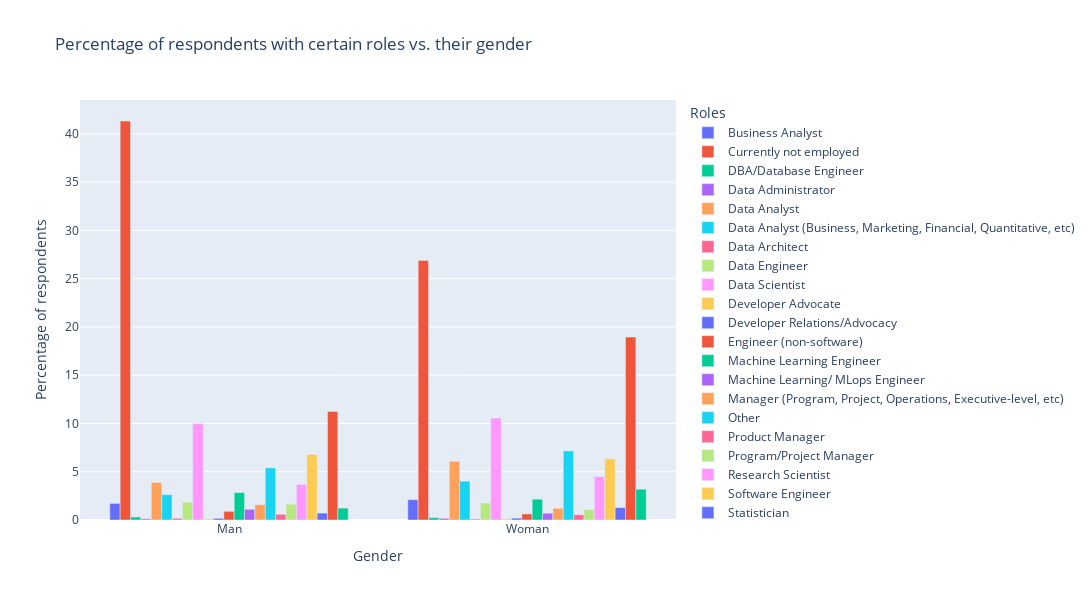

The code cell stored with this chart in its notebook:
### Markdown cell above
There are a fair few interesting take aways from this visual:

1. The men surveyed have a much higher rate of unemployment.
2. Non-binary folks have the lowest rate of unemployment.
3. The percentage of data scientists is very similar amongst each gender.
4. There are larger percentages of students amongst non-binary people and women. 
5. Non-binary folks have the greatest percentage of research scientists.
6. Women have the largest percentage of teachers.
7. Women have the lowest percentage of machine learning engineers.

There are so many more interesting takeaways from this visual that we could find. I think the most telling conclusions that we can make are as follows:

* Data scientists make up an equal percentage of each gender. This means that for the amount of people interviewed, they are each equally likely to be data scientists.
* Men have a much larger percentage of unemployment and could therefore be more likely to be unemployed. We do need to consider that the majority of respondents are men so our pool of responses is likely to be more representative than women and non-binary folks. 
* Women have the largest percentage of teachers. This is a common trend globally as teaching is a profession that is assumed by women stereotypically.
* Women have the lowest percentage of machine learning engineers. This is also a common trend as women make up less of the engineering space. Hopefully with time we will see more women in ML engineering.

I'm going to display another visual of men and women side-by-side so we can have a closer look at how these two genders compare.

### Code cell
jobs_m_f_df = categorical_to_numeric("Gender", "Role")
jobs_m_f_df = jobs_m_f_df.drop(["Prefer not to say", "Prefer to self-describe", "Nonbinary"], axis=1)

jobs_m_f_df['Man'] = jobs_m_f_df['Man'].apply(lambda x: (x / jobs_m_f_df["Man"].sum())*100)
jobs_m_f_df['Woman'] = jobs_m_f_df['Woman'].apply(lambda x: (x / jobs_m_f_df["Woman"].sum())*100)


jobs_m_f_df = jobs_m_f_df.transpose()

fig = px.bar(jobs_m_f_df, x=jobs_m_f_df.index, y=jobs_m_f_df.columns, barmode='group', 
             width=1100, height=600, labels={
                     "Gender": "Gender",
                     "value": "Percentage of respondents",
                     "Role": "Roles"
                 },
                title="Percentage of respondents with certain roles vs. their gender")
fig.show()

### Figure 1 — Plotly figure (JSON) as saved in the notebook; plotly's stock layout.template omitted (floating-point values rounded to 4 significant figures)
{"data": [{"alignmentgroup": "True", "hovertemplate": "Roles=Business Analyst<br>Gender=%{x}<br>Percentage of respondents=%{y}<extra></extra>", "legendgroup": "Business Analyst", "marker": {"color": "#636efa", "pattern": {"shape": ""}}, "name": "Business Analyst", "offsetgroup": "Business Analyst", "orientation": "v", "showlegend": true, "textposition": "auto", "type": "bar", "x": ["Man", "Woman"], "xaxis": "x", "y": [1.72, 2.108], "yaxis": "y"}, {"alignmentgroup": "True", "hovertemplate": "Roles=Currently not employed<br>Gender=%{x}<br>Percentage of respondents=%{y}<extra></extra>", "legendgroup": "Currently not employed", "marker": {"color": "#EF553B", "pattern": {"shape": ""}}, "name": "Currently not employed", "offsetgroup": "Currently not employed", "orientation": "v", "showlegend": true, "textposition": "auto", "type": "bar", "x": ["Man", "Woman"], "xaxis": "x", "y": [41.33, 26.89], "yaxis": "y"}, {"alignmentgroup": "True", "hovertemplate": "Roles=DBA/Database Engineer<br>Gender=%{x}<br>Percentage of respondents=%{y}<extra></extra>", "legendgroup": "DBA/Database Engineer", "marker": {"color": "#00cc96", "pattern": {"shape": ""}}, "name": "DBA/Database Engineer", "offsetgroup": "DBA/Database Engineer", "orientation": "v", "showlegend": true, "textposition": "auto", "type": "bar", "x": ["Man", "Woman"], "xaxis": "x", "y": [0.3114, 0.241], "yaxis": "y"}, {"alignmentgroup": "True", "hovertemplate": "Roles=Data Administrator<br>Gender=%{x}<br>Percentage of respondents=%{y}<extra></extra>", "legendgroup": "Data Administrator", "marker": {"color": "#ab63fa", "pattern": {"shape": ""}}, "name": "Data Administrator", "offsetgroup": "Data Administrator", "orientation": "v", "showlegend": true, "textposition": "auto", "type": "bar", "x": ["Man", "Woman"], "xaxis": "x", "y": [0.1237, 0.1687], "yaxis": "y"}, {"alignmentgroup": "True", "hovertemplate": "Roles=Data Analyst<br>Gender=%{x}<br>Percentage of respondents=%{y}<extra></extra>", "legendgroup": "Data Analyst", "marker": {"color": "#FFA15A", "pattern": {"shape": ""}}, "name": "Data Analyst", "offsetgroup": "Data Analyst", "orientation": "v", "showlegend": true, "textposition": "auto", "type": "bar", "x": ["Man", "Woman"], "xaxis": "x", "y": [3.885, 6.084], "yaxis": "y"}, {"alignmentgroup": "True", "hovertemplate": "Roles=Data Analyst (Business, Marketing, Financial, Quantitative, etc)<br>Gender=%{x}<br>Percentage of respondents=%{y}<extra></extra>", "legendgroup": "Data Analyst (Business, Marketing, Financial, Quantitative, etc)", "marker": {"color": "#19d3f3", "pattern": {"shape": ""}}, "name": "Data Analyst (Business, Marketing, Financial, Quantitative, etc)", "offsetgroup": "Data Analyst (Business, Marketing, Financial, Quantitative, etc)", "orientation": "v", "showlegend": true, "textposition": "auto", "type": "bar", "x": ["Man", "Woman"], "xaxis": "x", "y": [2.624, 4.024], "yaxis": "y"}, {"alignmentgroup": "True", "hovertemplate": "Roles=Data Architect<br>Gender=%{x}<br>Percentage of respondents=%{y}<extra></extra>", "legendgroup": "Data Architect", "marker": {"color": "#FF6692", "pattern": {"shape": ""}}, "name": "Data Architect", "offsetgroup": "Data Architect", "orientation": "v", "showlegend": true, "textposition": "auto", "type": "bar", "x": ["Man", "Woman"], "xaxis": "x", "y": [0.1811, 0.09639], "yaxis": "y"}, {"alignmentgroup": "True", "hovertemplate": "Roles=Data Engineer<br>Gender=%{x}<br>Percentage of respondents=%{y}<extra></extra>", "legendgroup": "Data Engineer", "marker": {"color": "#B6E880", "pattern": {"shape": ""}}, "name": "Data Engineer", "offsetgroup": "Data Engineer", "orientation": "v", "showlegend": true, "textposition": "auto", "type": "bar", "x": ["Man", "Woman"], "xaxis": "x", "y": [1.855, 1.759], "yaxis": "y"}, {"alignmentgroup": "True", "hovertemplate": "Roles=Data Scientist<br>Gender=%{x}<br>Percentage of respondents=%{y}<extra></extra>", "legendgroup": "Data Scientist", "marker": {"color": "#FF97FF", "pattern": {"shape": ""}}, "name": "Data Scientist", "offsetgroup": "Data Scientist", "orientation": "v", "showlegend": true, "textposition": "auto", "type": "bar", "x": ["Man", "Woman"], "xaxis": "x", "y": [9.966, 10.55], "yaxis": "y"}, {"alignmentgroup": "True", "hovertemplate": "Roles=Developer Advocate<br>Gender=%{x}<br>Percentage of respondents=%{y}<extra></extra>", "legendgroup": "Developer Advocate", "marker": {"color": "#FECB52", "pattern": {"shape": ""}}, "name": "Developer Advocate", "offsetgroup": "Developer Advocate", "orientation": "v", "showlegend": true, "textposition": "auto", "type": "bar", "x": ["Man", "Woman"], "xaxis": "x", "y": [0.1104, 0.1084], "yaxis": "y"}, {"alignmentgroup": "True", "hovertemplate": "Roles=Developer Relations/Advocacy<br>Gender=%{x}<br>Percentage of respondents=%{y}<extra></extra>", "legendgroup": "Developer Relations/Advocacy", "marker": {"color": "#636efa", "pattern": {"shape": ""}}, "name": "Developer Relations/Advocacy", "offsetgroup": "Developer Relations/Advocacy", "orientation": "v", "showlegend": true, "textposition": "auto", "type": "bar", "x": ["Man", "Woman"], "xaxis": "x", "y": [0.1745, 0.1928], "yaxis": "y"}, {"alignmentgroup": "True", "hovertemplate": "Roles=Engineer (non-software)<br>Gender=%{x}<br>Percentage of respondents=%{y}<extra></extra>", "legendgroup": "Engineer (non-software)", "marker": {"color": "#EF553B", "pattern": {"shape": ""}}, "name": "Engineer (non-software)", "offsetgroup": "Engineer (non-software)", "orientation": "v", "showlegend": true, "textposition": "auto", "type": "bar", "x": ["Man", "Woman"], "xaxis": "x", "y": [0.901, 0.6265], "yaxis": "y"}, {"alignmentgroup": "True", "hovertemplate": "Roles=Machine Learning Engineer<br>Gender=%{x}<br>Percentage of respondents=%{y}<extra></extra>", "legendgroup": "Machine Learning Engineer", "marker": {"color": "#00cc96", "pattern": {"shape": ""}}, "name": "Machine Learning Engineer", "offsetgroup": "Machine Learning Engineer", "orientation": "v", "showlegend": true, "textposition": "auto", "type": "bar", "x": ["Man", "Woman"], "xaxis": "x", "y": [2.838, 2.157], "yaxis": "y"}, {"alignmentgroup": "True", "hovertemplate": "Roles=Machine Learning/ MLops Engineer<br>Gender=%{x}<br>Percentage of respondents=%{y}<extra></extra>", "legendgroup": "Machine Learning/ MLops Engineer", "marker": {"color": "#ab63fa", "pattern": {"shape": ""}}, "name": "Machine Learning/ MLops Engineer", "offsetgroup": "Machine Learning/ MLops Engineer", "orientation": "v", "showlegend": true, "textposition": "auto", "type": "bar", "x": ["Man", "Woman"], "xaxis": "x", "y": [1.104, 0.6988], "yaxis": "y"}, {"alignmentgroup": "True", "hovertemplate": "Roles=Manager (Program, Project, Operations, Executive-level, etc)<br>Gender=%{x}<br>Percentage of respondents=%{y}<extra></extra>", "legendgroup": "Manager (Program, Project, Operations, Executive-level, etc)", "marker": {"color": "#FFA15A", "pattern": {"shape": ""}}, "name": "Manager (Program, Project, Operations, Executive-level, etc)", "offsetgroup": "Manager (Program, Project, Operations, Executive-level, etc)", "orientation": "v", "showlegend": true, "textposition": "auto", "type": "bar", "x": ["Man", "Woman"], "xaxis": "x", "y": [1.579, 1.217], "yaxis": "y"}, {"alignmentgroup": "True", "hovertemplate": "Roles=Other<br>Gender=%{x}<br>Percentage of respondents=%{y}<extra></extra>", "legendgroup": "Other", "marker": {"color": "#19d3f3", "pattern": {"shape": ""}}, "name": "Other", "offsetgroup": "Other", "orientation": "v", "showlegend": true, "textposition": "auto", "type": "bar", "x": ["Man", "Woman"], "xaxis": "x", "y": [5.397, 7.157], "yaxis": "y"}, {"alignmentgroup": "True", "hovertemplate": "Roles=Product Manager<br>Gender=%{x}<br>Percentage of respondents=%{y}<extra></extra>", "legendgroup": "Product Manager", "marker": {"color": "#FF6692", "pattern": {"shape": ""}}, "name": "Product Manager", "offsetgroup": "Product Manager", "orientation": "v", "showlegend": true, "textposition": "auto", "type": "bar", "x": ["Man", "Woman"], "xaxis": "x", "y": [0.5874, 0.5422], "yaxis": "y"}, {"alignmentgroup": "True", "hovertemplate": "Roles=Program/Project Manager<br>Gender=%{x}<br>Percentage of respondents=%{y}<extra></extra>", "legendgroup": "Program/Project Manager", "marker": {"color": "#B6E880", "pattern": {"shape": ""}}, "name": "Program/Project Manager", "offsetgroup": "Program/Project Manager", "orientation": "v", "showlegend": true, "textposition": "auto", "type": "bar", "x": ["Man", "Woman"], "xaxis": "x", "y": [1.639, 1.096], "yaxis": "y"}, {"alignmentgroup": "True", "hovertemplate": "Roles=Research Scientist<br>Gender=%{x}<br>Percentage of respondents=%{y}<extra></extra>", "legendgroup": "Research Scientist", "marker": {"color": "#FF97FF", "pattern": {"shape": ""}}, "name": "Research Scientist", "offsetgroup": "Research Scientist", "orientation": "v", "showlegend": true, "textposition": "auto", "type": "bar", "x": ["Man", "Woman"], "xaxis": "x", "y": [3.688, 4.494], "yaxis": "y"}, {"alignmentgroup": "True", "hovertemplate": "Roles=Software Engineer<br>Gender=%{x}<br>Percentage of respondents=%{y}<extra></extra>", "legendgroup": "Software Engineer", "marker": {"color": "#FECB52", "pattern": {"shape": ""}}, "name": "Software Engineer", "offsetgroup": "Software Engineer", "orientation": "v", "showlegend": true, "textposition": "auto", "type": "bar", "x": ["Man", "Woman"], "xaxis": "x", "y": [6.784, 6.337], "yaxis": "y"}, {"alignmentgroup": "True", "hovertemplate": "Roles=Statistician<br>Gender=%{x}<br>Percentage of respondents=%{y}<extra></extra>", "legendgroup": "Statistician", "marker": {"color": "#636efa", "pattern": {"shape": ""}}, "name": "Statistician", "offsetgroup": "Statistician", "orientation": "v", "showlegend": true, "textposition": "auto", "type": "bar", "x": ["Man", "Woman"], "xaxis": "x", "y": [0.7177, 1.289], "yaxis": "y"}, {"alignmentgroup": "True", "hovertemplate": "Roles=Student<br>Gender=%{x}<br>Percentage of respondents=%{y}<extra></extra>", "legendgroup": "Student", "marker": {"color": "#EF553B", "pattern": {"shape": ""}}, "name": "Student", "offsetgroup": "Student", "orientation": "v", "showlegend": true, "textposition": "auto", "type": "bar", "x": ["Man", "Woman"], "xaxis": "x", "y": [11.25, 18.96], "yaxis": "y"}, {"alignmentgroup": "True", "hovertemplate": "Roles=Teacher / professor<br>Gender=%{x}<br>Percentage of respondents=%{y}<extra></extra>", "legendgroup": "Teacher / professor", "marker": {"color": "#00cc96", "pattern": {"shape": ""}}, "name": "Teacher / professor", "offsetgroup": "Teacher / professor", "orientation": "v", "showlegend": true, "textposition": "auto", "type": "bar", "x": ["Man", "Woman"], "xaxis": "x", "y": [1.232, 3.193], "yaxis": "y"}], "layout": {"barmode": "group", "height": 600, "legend": {"title": {"text": "Roles"}, "tracegroupgap": 0}, "title": {"text": "Percentage of respondents with certain roles vs. their gender"}, "width": 1100, "xaxis": {"anchor": "y", "domain": [0, 1], "title": {"text": "Gender"}}, "yaxis": {"anchor": "x", "domain": [0, 1], "title": {"text": "Percentage of respondents"}}}}
